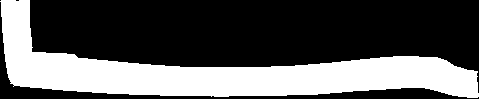
#> input picture nopeglasses/glasses2.bmp, 479 x 99 px
$ python glasses2.py
#> lines starting #> are read from the running program, lines starting #| are printed output that depends on the picture; after the words box and inside, x2 and y2 are one past the last pixel; in counts of white or black regions, pixels touching at a corner belong together
#!/usr/bin/python3

import numpy
#import imageio
import imageio
from PIL import Image
import collections
import pdb

def loadBmp():
    plotlist1 = collections.deque()
    plotlist2 = collections.deque()
    bmp = numpy.rot90(imageio.imread("./glasses2.bmp"))
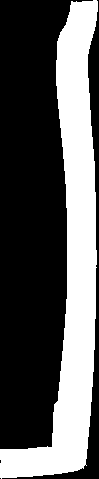
#> bmp: shape (479, 99) bool; 34.5% white; 1 white region, box (x1, y1, x2, y2) and area: (0, 0, 98, 479) 16374
    offset=0
    #mult = 16
    index = 0
    inc = int(3025/bmp.shape[0])
#> inc = 6
    #inc = 1
    mult = inc
#> mult = 6

    #print("polygon(points=[[0,0],[10,0],")
    print("polygon(points=[[0,0],")
    for ii in bmp:
        whites = numpy.argwhere(ii)
        if 0 == len(whites):
            continue
            #print("[",int(index),",0],",sep="",end=""),
        plotlist1.append((index, whites[0][0]*mult))
        plotlist2.appendleft((index, whites[-1][0]*mult))
#        plotlist1.appendleft((index, whites[-1][0]))
        #else:
        #    print("[",int(index),",",first1[0][0]*mult+offset,"],",sep="",end=""),
        index = index+inc
#> this loop made 479 passes
#> index on passes 2 to 4: 12, 18, 24
#> after the loop, index = 2874
    for xx in plotlist1:
        print("[",xx[0],",",xx[1],"],",sep="",end="")
#> this loop made 479 passes
#> xx on passes 1 to 3: (0, 558), (6, 426), (12, 426)
#| [0,558],
#| [6,426],
#| [12,426],
#| [18,426],
#| [24,426],
#| [30,420],
#| [36,420],
#| [42,420],
#> (further printed lines are left out)
    for xx in plotlist2:
        print("[",xx[0],",",xx[1],"],",sep="",end="")
#> this loop made 479 passes
#> xx on passes 1 to 3: (2868, 6), (2862, 96), (2856, 192)
#| [2868,6],
#| [2862,96],
#| [2856,192],
#| [2850,252],
#| [2844,318],
#| [2838,366],
#| [2832,402],
#| [2826,438],
#> (further printed lines are left out)
    print("],convexity=1);")
    #print("[",int(index),",0],[",int(index)+10,",0]],convexity=1);",sep="")

loadBmp()

$ run again, with nopeglasses/glasses1.bmp copied over nopeglasses/glasses2.bmp
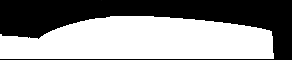
#> input picture nopeglasses/glasses1.bmp, 292 x 60 px
#> in loadBmp, `bmp = numpy.rot90(imageio.imread("./glasses2.bmp"))`:
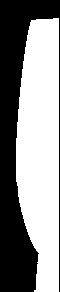
#> bmp: shape (292, 60); min 0, max 255, mean 139.9
#> the loop in loadBmp, `for ii in bmp:` made 292 passes
#> index on passes 20 to 22: 30, 40, 50
#> after the loop in loadBmp, `for ii in bmp:`: index = 2750
#> the loop in loadBmp, `for xx in plotlist1:` made 275 passes
#> xx on passes 1 to 3: (0, 470), (10, 520), (20, 360)
#> (printed output is left out)
#> the loop in loadBmp, `for xx in plotlist2:` made 275 passes
#> xx on passes 1 to 3: (2740, 580), (2730, 580), (2720, 580)
#> (printed output is left out)
